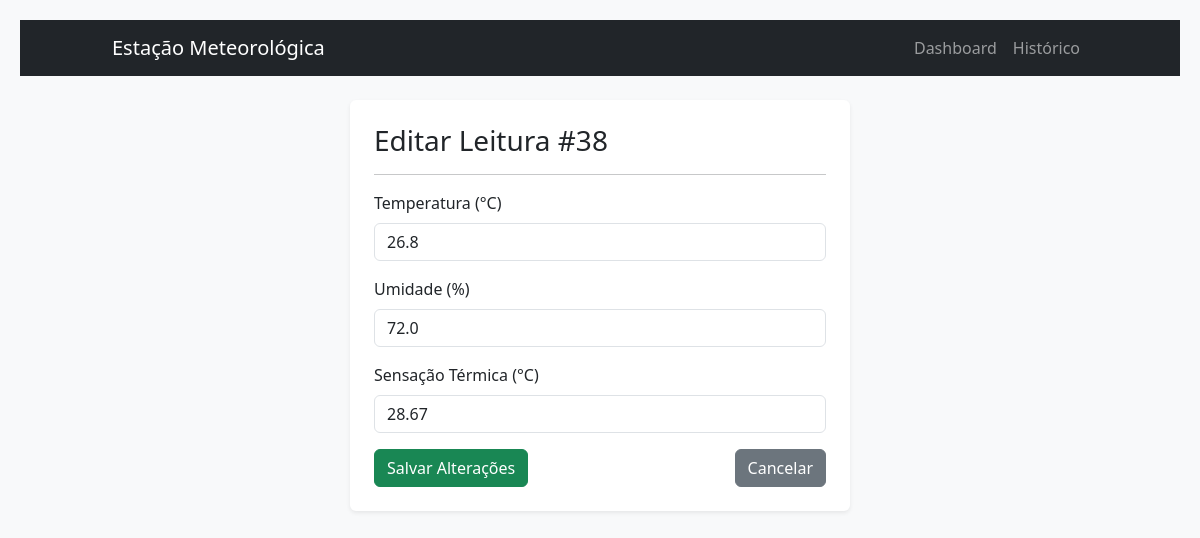
The app's page /editar/38 with its own data.
### tables this page shows
CREATE TABLE leituras (
    id INTEGER PRIMARY KEY AUTOINCREMENT,
    temperatura REAL NOT NULL,
    umidade REAL NOT NULL,
    sensacao REAL NOT NULL,
    localizacao TEXT DEFAULT 'Lab Inteli',
    timestamp DATETIME DEFAULT (datetime('now','localtime'))
);

### app.py (the view)
@app.route('/editar/<int:id>')
def editar_pagina(id):
    leitura = buscar_leitura(id)
    if not leitura:
        return "Leitura não encontrada", 404
    return render_template('editar.html', leitura=leitura)

### database.py (called while the page is built)
def get_db_connection():
    conn = sqlite3.connect(DB_NAME, timeout=20)
    conn.execute('PRAGMA journal_mode=WAL')
    conn.execute('PRAGMA synchronous=NORMAL')
    conn.row_factory = sqlite3.Row
    return conn

def buscar_leitura(id):
    conn = get_db_connection()
    leitura = conn.execute('SELECT * FROM leituras WHERE id = ?', (id,)).fetchone()
    conn.close()
    return leitura

### templates/editar.html
{% extends 'base.html' %}
{% block content %}
<div class="row justify-content-center">
    <div class="col-md-6 bg-white p-4 rounded shadow-sm">
        <h3>Editar Leitura #{{ leitura.id }}</h3>
        <hr>
        <form action="/leituras/{{ leitura.id }}" method="POST">
            <div class="mb-3">
                <label class="form-label">Temperatura (°C)</label>
                <input type="number" step="0.1" name="temperatura" class="form-control" value="{{ leitura.temperatura }}" required>
            </div>
            <div class="mb-3">
                <label class="form-label">Umidade (%)</label>
                <input type="number" step="0.1" name="umidade" class="form-control" value="{{ leitura.umidade }}" required>
            </div>
            <div class="mb-3">
                <label class="form-label">Sensação Térmica (°C)</label>
                <input type="number" step="0.1" name="sensacao" class="form-control" value="{{ leitura.sensacao }}" required>
            </div>
            <div class="d-flex justify-content-between">
                <button type="submit" class="btn btn-success">Salvar Alterações</button>
                <a href="/leituras" class="btn btn-secondary">Cancelar</a>
            </div>
        </form>
    </div>
</div>
{% endblock %}

### static/css/style.css (style rules this page uses)
body { font-family: 'Segoe UI', Tahoma, Geneva, Verdana, sans-serif; background-color: #f4f7f6; margin: 0; padding: 20px; }

### records on screen
leituras: id "38", temperatura "26.8", umidade "72.0", sensacao "28.67"
